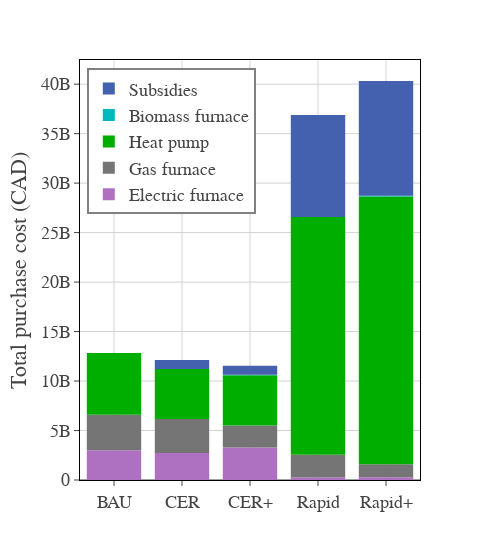

Notebook code cell kept with this figure:
### Markdown cell above
## ABM: total costs

### Code cell
ABM_colors.update({"Subsidies":"#4361ae"})
fig = sciencify_plotly_fig(
    px.bar(
        scenario_spendings,
        x="scenario",
        y="Purchase cost",
        color="tech",
        color_discrete_map=ABM_colors,
    )
)
fig.update_layout(
    yaxis_title="Total purchase cost (CAD)",
    xaxis_title="",
    legend=dict(
        title_text=None,
        # bgcolor="LightSteelBlue",
        bordercolor="gray",
        borderwidth=2,
        x=0.02,
        y=0.98,
        traceorder="reversed",
    ),
    width=500,
    font_family="cm",
    font_size=18
)
fig.write_image(f"abm_total_spendings_{date_str}.pdf")
fig.write_image(f"abm_total_spendings_{date_str}.svg")
fig

### Figure 1 — Plotly figure (JSON) as saved in the notebook; plotly's stock layout.template omitted (floating-point values rounded to 4 significant figures)
{"data": [{"alignmentgroup": "True", "hovertemplate": "tech=Electric furnace<br>scenario=%{x}<br>Purchase cost=%{y}<extra></extra>", "legendgroup": "Electric furnace", "marker": {"color": "#ae71c2", "pattern": {"shape": ""}}, "name": "Electric furnace", "offsetgroup": "Electric furnace", "orientation": "v", "showlegend": true, "textposition": "auto", "type": "bar", "x": ["BAU", "CER", "CER+", "Rapid", "Rapid+"], "xaxis": "x", "y": [2996000000.0, 2732000000.0, 3290000000.0, 252200000.0, 278500000.0], "yaxis": "y"}, {"alignmentgroup": "True", "hovertemplate": "tech=Gas furnace<br>scenario=%{x}<br>Purchase cost=%{y}<extra></extra>", "legendgroup": "Gas furnace", "marker": {"color": "#757575", "pattern": {"shape": ""}}, "name": "Gas furnace", "offsetgroup": "Gas furnace", "orientation": "v", "showlegend": true, "textposition": "auto", "type": "bar", "x": ["BAU", "CER", "CER+", "Rapid", "Rapid+"], "xaxis": "x", "y": [3608000000.0, 3444000000.0, 2229000000.0, 2301000000.0, 1302000000.0], "yaxis": "y"}, {"alignmentgroup": "True", "hovertemplate": "tech=Heat pump<br>scenario=%{x}<br>Purchase cost=%{y}<extra></extra>", "legendgroup": "Heat pump", "marker": {"color": "#00ae00", "pattern": {"shape": ""}}, "name": "Heat pump", "offsetgroup": "Heat pump", "orientation": "v", "showlegend": true, "textposition": "auto", "type": "bar", "x": ["BAU", "CER", "CER+", "Rapid", "Rapid+"], "xaxis": "x", "y": [6218000000.0, 5048000000.0, 5068000000.0, 24030000000.0, 27070000000.0], "yaxis": "y"}, {"alignmentgroup": "True", "hovertemplate": "tech=Biomass furnace<br>scenario=%{x}<br>Purchase cost=%{y}<extra></extra>", "legendgroup": "Biomass furnace", "marker": {"color": "#00b9ba", "pattern": {"shape": ""}}, "name": "Biomass furnace", "offsetgroup": "Biomass furnace", "orientation": "v", "showlegend": true, "textposition": "auto", "type": "bar", "x": ["CER+", "Rapid+"], "xaxis": "x", "y": [53120000.0, 65990000.0], "yaxis": "y"}, {"alignmentgroup": "True", "hovertemplate": "tech=Subsidies<br>scenario=%{x}<br>Purchase cost=%{y}<extra></extra>", "legendgroup": "Subsidies", "marker": {"color": "#4361ae", "pattern": {"shape": ""}}, "name": "Subsidies", "offsetgroup": "Subsidies", "orientation": "v", "showlegend": true, "textposition": "auto", "type": "bar", "x": ["CER", "CER+", "Rapid", "Rapid+"], "xaxis": "x", "y": [890900000.0, 894300000.0, 10300000000.0, 11600000000.0], "yaxis": "y"}], "layout": {"barmode": "relative", "font": {"family": "cm", "size": 18}, "legend": {"bordercolor": "gray", "borderwidth": 2, "title": {}, "tracegroupgap": 0, "traceorder": "reversed", "x": 0.02, "y": 0.98}, "margin": {"t": 60}, "plot_bgcolor": "white", "width": 500, "xaxis": {"anchor": "y", "domain": [0, 1], "gridcolor": "lightgrey", "linecolor": "black", "mirror": true, "showline": true, "ticks": "outside", "title": {"text": ""}}, "yaxis": {"anchor": "x", "domain": [0, 1], "gridcolor": "lightgrey", "linecolor": "black", "mirror": true, "showline": true, "ticks": "outside", "title": {"text": "Total purchase cost (CAD)"}}}}
